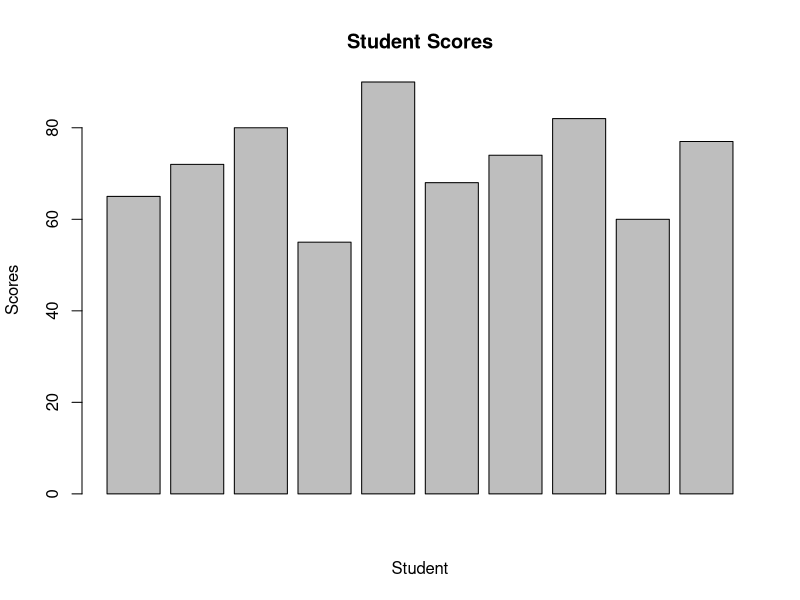
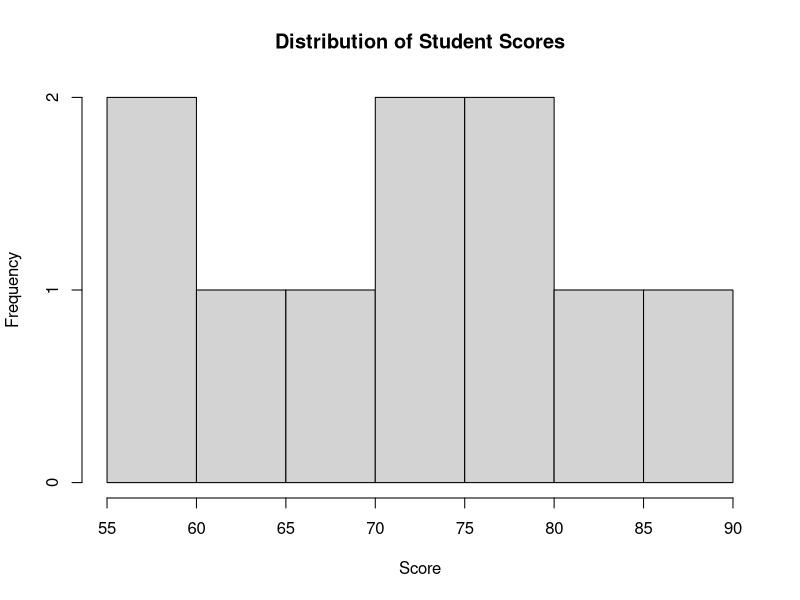
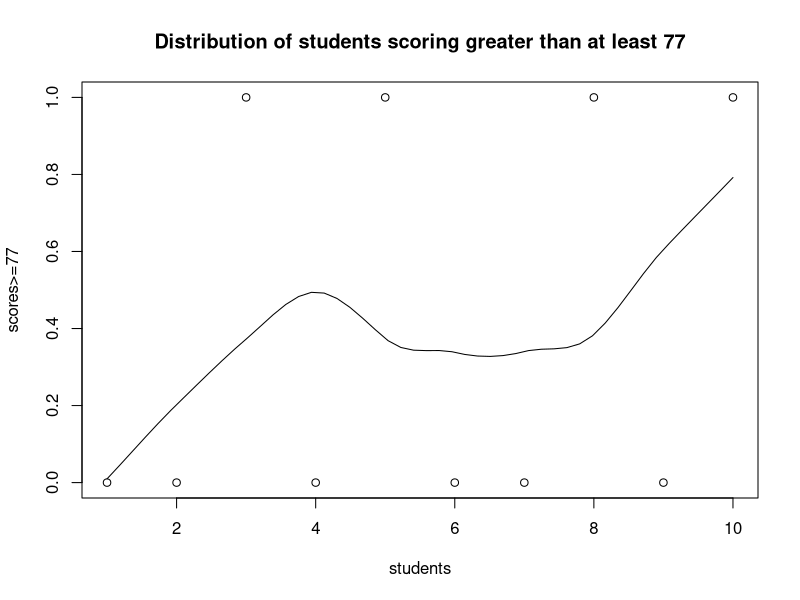
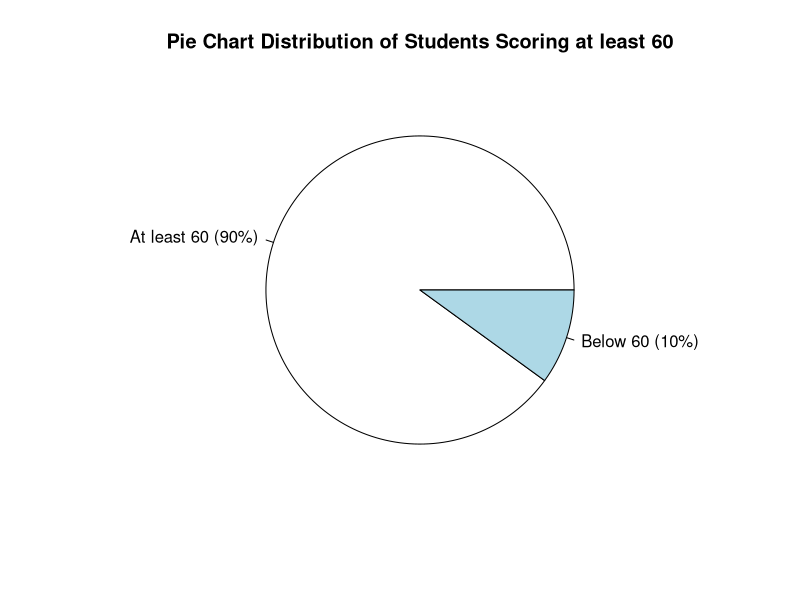

These charts were generated, in order, by the following R code:
# Student Statistics Project
# Student scores 
scores <- c(65, 72, 80, 55, 90, 68, 74, 82, 60, 77)
scores
mean(scores)
median(scores)
max(scores)
min(scores)
sd(scores)
summary(scores)
barplot(scores,
        main = "Student Scores",
        xlab = "Student",
        ylab = "Scores")
hist(scores,
     main = "Distribution of Student Scores",
     xlab= "Score")
scores >=70
sum(scores >=70)
mean(scores >= 70)*100
scatter.smooth(scores >=77,
               main = "Distribution of students scoring greater than at least 77",
               xlab = "students",
               ylab = "scores>=77")
scores60 <- c(
  "At least 60" = sum(scores >= 60),
  "Below 60" = sum(scores < 60)
)
scores60
pie(scores60,
    labels = paste0(
      names(scores60),
      " (",
      round(scores60 / sum(scores60) * 100),
      "%)"
    ),
    main = "Pie Chart Distribution of Students Scoring at least 60")
